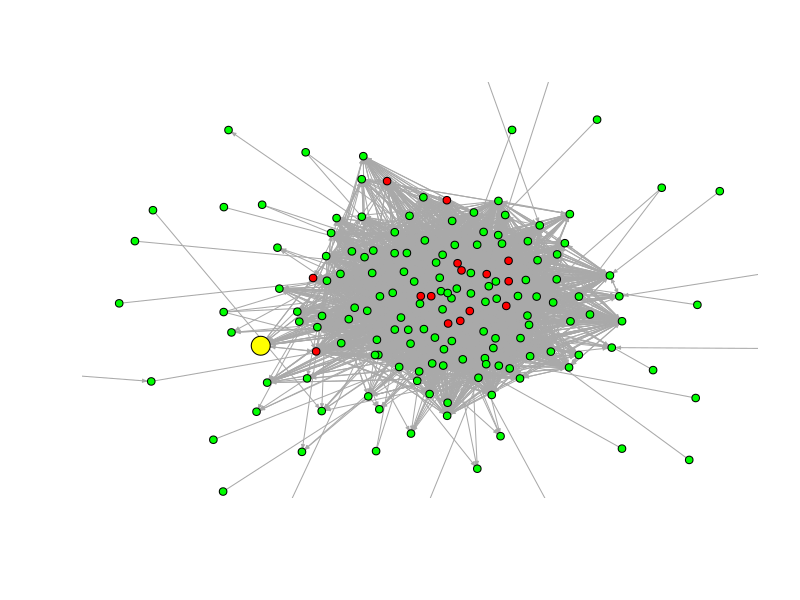

Recreate this plot in R.
library(igraph)

raw_graph_data = read.csv(file="social_network_graph_data.csv", header=FALSE, sep=" ")

graph_data <- raw_graph_data[3:nrow(raw_graph_data), 1:2]
str(graph_data)

raw_graph <- graph_from_data_frame(graph_data, directed=TRUE)
graph = simplify(raw_graph)

# check if graph has 167 vertices & 5783 edges
print(vcount(graph))
print(ecount(graph))

# CONDUCT DISTRIBUTION SIMULATION

# mark all nodes as non-infected
for(vertex_index in V(graph)) {
  V(graph)[vertex_index]$infected = F
  V(graph)[vertex_index]$color = "green"
}
print(V(graph)$infected)

# set a random node to be infected
random_index = sample(1:vcount(graph), 1)
print(random_index)
V(graph)[random_index]$infected = T
V(graph)[random_index]$color = "yellow"

# create 0-init matrix where the source-of-infection node is 1
size_matrix = matrix(0, nrow = vcount(graph), ncol = 1)
size_matrix[random_index, 1] <- 1

#infect neighbors of sampled node
for(neighbor in neighbors(graph, V(graph)[random_index])) {
  V(graph)[neighbor]$infected=T
  V(graph)[neighbor]$color="red"
}

plot(graph, rescale = TRUE, ylim=c(-.8,.8), xlim=c(-.8,.8), edge.arrow.size = .25, asp = 0, 
     vertex.label=NA, vertex.size=2+3*as.matrix(size_matrix), layout=layout.drl(graph))
